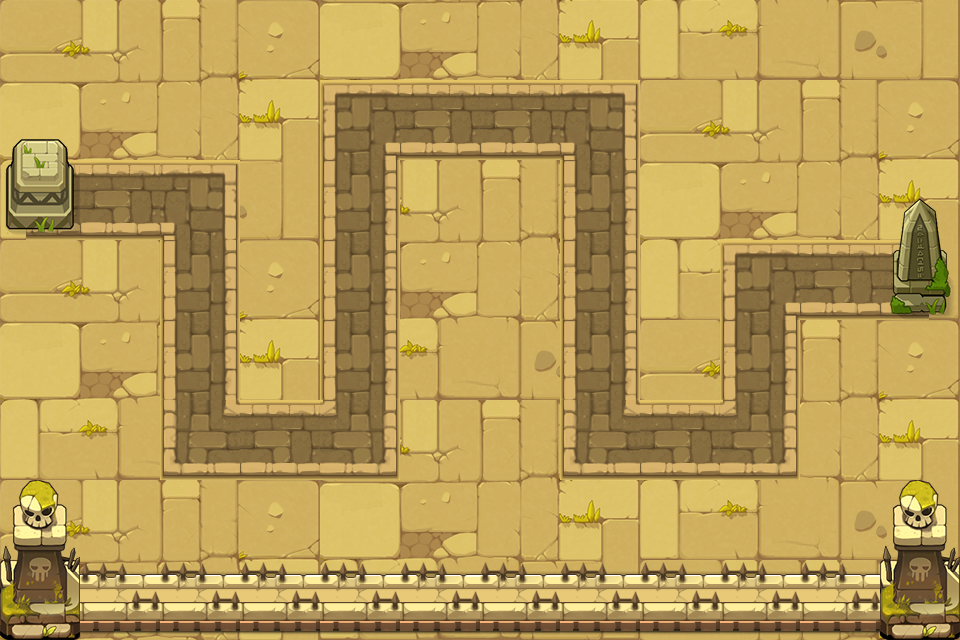

This is a level from a 2D game, rendered from its Tiled map with the project's own tilesets. A one-line summary and the map file follow, with tile-layer data summarised:
An orthogonal 12x8 tile map with 80x80 px tiles, 3 tile layers (background, road, object) and 19 objects (P0, P1, P2, P3, P4, ...).

<map version="1.0" tiledversion="1.0.3" orientation="orthogonal" renderorder="right-down" width="12" height="8" tilewidth="80" tileheight="80" nextobjectid="21">
 <tileset firstgid="1" source="chengshi.tsx" />
 <layer name="background" width="12" height="8">
  <data>[96 cells, 96 non-empty, 12 distinct tile ids]</data>
 </layer>
 <layer name="road" width="12" height="8">
  <data>[96 cells, 25 non-empty, 8 distinct tile ids]</data>
 </layer>
 <layer name="object" width="12" height="8">
  <data>[96 cells, 18 non-empty, 7 distinct tile ids]</data>
 </layer>
 <objectgroup name="path" visible="0">
  <object id="1" name="P0" x="80" y="200" />
  <object id="2" name="P1" x="200" y="200" />
  <object id="3" name="P2" x="200" y="440" />
  <object id="4" name="P3" x="360" y="440" />
  <object id="5" name="P4" x="360" y="120" />
  <object id="6" name="P5" x="600" y="120" />
  <object id="7" name="P6" x="600" y="440" />
  <object id="8" name="P7" x="760" y="440" />
  <object id="9" name="P8" x="760" y="280" />
  <object id="10" name="P9" x="880" y="280" />
  <object id="11" name="O0" x="0" y="240" width="160" height="240" />
  <object id="12" name="O1" x="80" y="80" width="240" height="80" />
  <object id="13" name="O2" x="240" y="160" width="80" height="240" />
  <object id="14" name="O3" x="80" y="480" width="800" height="80" />
  <object id="15" name="O4" x="400" y="160" width="160" height="320" />
  <object id="16" name="O5" x="640" y="80" width="80" height="320" />
  <object id="17" name="O6" x="720" y="80" width="160" height="160" />
  <object id="18" name="O7" x="880" y="80" width="80" height="80" />
  <object id="19" name="O8" x="800" y="320" width="160" height="160" />
 </objectgroup>
</map>